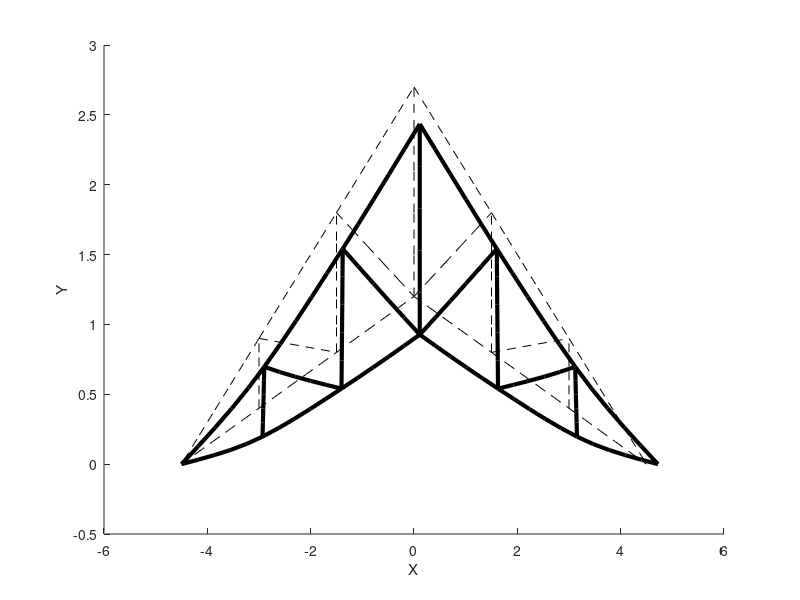

MATLAB code for this plot:
clear all;

n_div=5;  % number of divisions for each of the straight segment

% next block: set up geometric model
keypts=[1 -4.5 0; 2 -3 0.4; 3 -3 0.9; 4 -1.5 0.8; ... 
       5 -1.5 1.8; 6 0 1.2; 7 0 2.7; 8 1.5 0.8; ...
       9 1.5 1.8; 10 3 0.4; 11 3 0.9; 12 4.5 0];
segments=[1 1 2; 2 3 1; 3 2 3; 4 2 4; 5 3 4;...
          6 3 5; 7 4 5; 8 4 6; 9 5 6; 10 5 7; 11 6 7;...
          12 6 8; 13 6 9; 14 7 9; 15 8 9; 16 8 10;...
          17 8 11; 18 9 11; 19 10 11; 20 10 12; 21 11 12];

% next block: create nodes and elements
n_keypts=size(keypts,1);
n_segments=size(segments,1);
n_nodes=n_segments*(n_div-1)+ n_keypts;
n_elements=n_segments*n_div;
nodes=zeros(n_nodes,4);
elements=zeros(n_elements,3);
nodes(1:n_keypts,1:3)=keypts;
k=n_keypts+1;
e=1;
for s=1:size(segments,1)
  sx=keypts(segments(s,2),2); 
  sy=keypts(segments(s,2),3);
  ex=keypts(segments(s,3),2); 
  ey=keypts(segments(s,3),3);
  if n_div>1
    x=linspace(sx,ex,n_div+1);
    y=linspace(sy,ey,n_div+1);
    elements(e,1:3)=[e segments(s,2) k];
    e=e+1;
    for i=2:n_div-1
      nodes(k,1:3)=[k x(i) y(i)];
      elements(e, 1:3)=[e k k+1];
      e=e+1;
      k=k+1;
    end
    nodes(k,1:3)=[k x(n_div) y(n_div)];
    elements(e,1:3)=[e k segments(s,3)];
    e=e+1;
    k=k+1;
  elseif n_div==1
    elements(e,1:3)=[e segments(s,2) segments(s,3)];
    e=e+1;
  else
    return;   % if wrong n_div
  end
end
nodes(1:n_nodes,1)=[1:n_nodes]';

materials=[2e9 8e8]';  % set up material properties

% next block: cross-sectional properties
geometry=zeros(n_elements,6);
geometry(:,1)=[1:n_elements]';
geometry(:,3)=1e-3;
geometry(:,4)=8.3333e-08;
geometry(:,5)=8.3333e-08;
geometry(:,6)=1.6667e-07;

% next block: external forces
forces(1,:)=[1 0 -1000 0 0 0 0];
forces(2,:)=[3 0 -2000 0 0 0 0];
forces(3,:)=[5 0 -2000 0 0 0 0];
forces(4,:)=[7 0 -3000 0 0 0 0];
forces(5,:)=[9 0 -2000 0 0 0 0];
forces(6,:)=[11 0 -2000 0 0 0 0];
forces(7,:)=[12 0 -1000 0 0 0 0];

% next block: displacement boundary conditions
bcsdisp=zeros(9,3);
bcsdisp(1:5,1:2)=[ones(1,5);[1 2 3 4 5]]';
bcsdisp(6:9,1:2)=[ones(1,4)*12;[2 3 4 5]]';

% next block: set up constants and empty matrices 
nNodes=size(nodes,1);
nElements=size(elements,1);
E=materials(1,1);
G=materials(2,1);
alpha=geometry(:,2)/180*pi;
A=geometry(:,3);
Iy=geometry(:,4);
Iz=geometry(:,5);
J=geometry(:,6);
K=zeros(6*nNodes,6*nNodes);
F=zeros(6*nNodes,1);
length=zeros(nElements,1);
direction_cos=zeros(nElements,3);

% for-loop: compute the global stiffness matrix
for e=1:nElements
  node1=elements(e,2);
  node2=elements(e,3);
  dv=nodes(node2,2:4)-nodes(node1,2:4);
  length(e)=norm(dv);
  direction_cos(e,:)=dv/length(e);
  % set up intermediate quantities
  EAL=E*A(e)/length(e);
  GJL=G*J(e)/length(e);
  EIzL=E*Iz(e)/(length(e));
  EIyL=E*Iy(e)/(length(e));
  EIzL2=EIzL/length(e);
  EIyL2=EIyL/length(e);
  EIzL3=EIzL2/length(e);
  EIyL3=EIyL2/length(e);
  % next 9 lines: element k matrix in local coordinate system 
  k=zeros(12,12);
  k(1,1)=EAL;  k(2,2)=12*EIzL3;  k(3,3)=12*EIyL3; k(4,4)=GJL;
  k(5,3)=-6*EIyL2; k(5,5)=4*EIyL; k(6,2)=6*EIzL2; k(6,6)=4*EIzL;
  k(7,1)=-EAL;  k(7,7)=EAL;  k(8,2)=-12*EIzL3;  k(8,6)=-6*EIzL2;
  k(8,8)=12*EIzL3;  k(9,3)=-12*EIyL3;  k(9,5)=6*EIyL2;
  k(9,9)=12*EIyL3;  k(10,4)=-GJL;  k(10,10)=GJL;  k(11,3)=-6*EIyL2;
  k(11,5)=2*EIyL;  k(11,9)=6*EIyL2;  k(11,11)=4*EIyL;  k(12,2)=6*EIzL2;
  k(12,6)=2*EIzL;  k(12,8)=-6*EIzL2;  k(12,12)=4*EIzL;
  k=k+k'-eye(12).*diag(k);
  % next 16 lines: calculate lambda
  d=sqrt(dv(1)^2 + dv(3)^2);
  if abs(d)>1e-10*length(e)
    lambda1=zeros(3,3);
    lambda1(1,:)=direction_cos(e,:);
    lambda1(2,:)=1/(d*length(e))*...
          [-dv(1)*dv(2) dv(1)^2+dv(3)^2 -dv(2)*dv(3)];
    lambda1(3,:)=1/d*[-dv(3) 0 dv(1)];
    lambda2=[1  0    0
            0 cos(alpha(e)) sin(alpha(e))
            0 -sin(alpha(e)) cos(alpha(e))];
    lambda=lambda1*lambda2;
  else
    lambda=[0 1 0
          -cos(alpha(e)) 0 sin(alpha(e))
           sin(alpha(e)) 0 cos(alpha(e))];
  end
  % for-loop: create the big lambda matrix
  for i=0:3
    Lambda(i*3+1:i*3+3,i*3+1:i*3+3)=lambda;
  end
  k=inv(Lambda)*k*Lambda; % transform to global coordinate system
  % assembly 
  K(6*node1-5:6*node1, 6*node1-5:6*node1) ...
            =K(6*node1-5:6*node1, 6*node1-5:6*node1) +k(1:6,1:6);
  K(6*node1-5:6*node1, 6*node2-5:6*node2) ...
            =K(6*node1-5:6*node1, 6*node2-5:6*node2) +k(1:6,7:12);
  K(6*node2-5:6*node2, 6*node1-5:6*node1) ...
            =K(6*node2-5:6*node2, 6*node1-5:6*node1) +k(7:12,1:6);
  K(6*node2-5:6*node2, 6*node2-5:6*node2) ...
            =K(6*node2-5:6*node2, 6*node2-5:6*node2) +k(7:12,7:12);            
end

% set up the global force vector
for i=1:size(forces,1)
  node = forces(i,1);
  F(6*node-5:6*node)= forces(i,2:7);
end

% next 7 lines: apply the displacement BC using the penalty method
penalty=abs(max(max(K)))*1e7;
for i=1:size(bcsdisp,1)
  node = bcsdisp(i,1);
  disp_type = bcsdisp(i,2);
  K(6*node + disp_type - 6, 6*node + disp_type - 6)= penalty;
  F(6*node + disp_type - 6)= penalty*bcsdisp(i,3);
end

d=K\F;  % solve global linear system
max(abs(d))    % largest displacement

% next block: plotting
figure(1);
d=d;
clf;
hold on;
% for-loop: plot the deformed and undeformed structure
for e=1:nElements
  nd1=elements(e,2);
  nd2=elements(e,3);
  x1=nodes(nd1,2); y1=nodes(nd1,4); z1=nodes(nd1,3);
  x2=nodes(nd2,2); y2=nodes(nd2,4); z2=nodes(nd2,3);
  plot3([x1 x2], [y1 y2], [z1 z2],'k--');       
  plot3([x1+d(6*nd1-5) x2+d(6*nd2-5)],[y1+d(6*nd1-3) ...
         y2+d(6*nd2-3)], [z1+d(6*nd1-4) z2+d(6*nd2-4)],...
         'k-','LineWidth',3);
end
set(gca,'Ydir','reverse');    % reverse the y-axis for plotting
xlabel('X'); ylabel('Z'); zlabel('Y');
view(0,0);
hold off;
